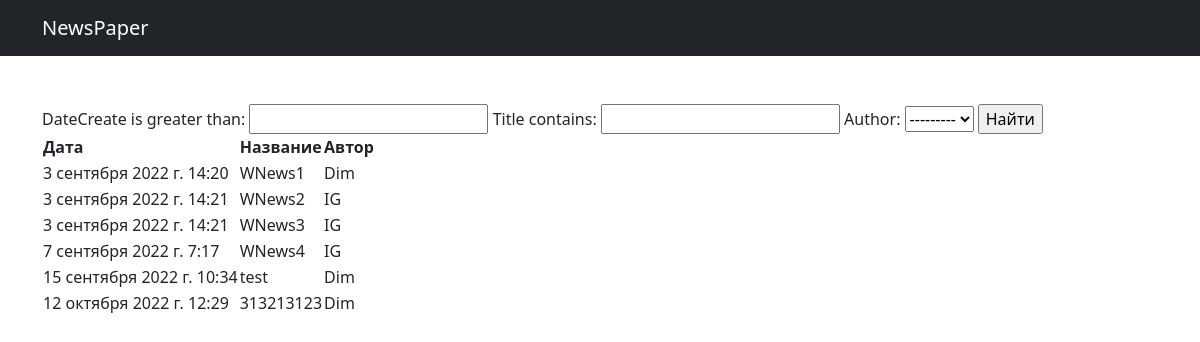
The app's page /news/search/ with its own data.
### news/models.py (models this page shows, shortened)
class Post(models.Model):
    author = models.ForeignKey(Author, on_delete=models.CASCADE)
    NEWS = 'NW'
    ARTICLE = 'AR'
    CATEGORY_CHOICES = (
        (NEWS, 'Новость'),
        (ARTICLE, 'Статья'),
    )
    category = models.CharField(max_length=2, choices=CATEGORY_CHOICES, default=ARTICLE)
    dateCreate = models.DateTimeField(auto_now_add=True)
    postCategory = models.ManyToManyField(Category, through='PostCategory')
    title = models.CharField(max_length=128)
    text = models.TextField()
    rating = models.SmallIntegerField(default=0)

class Author(models.Model):
    authorUser = models.OneToOneField(User, on_delete=models.CASCADE)
    ratingAuthor = models.SmallIntegerField(default=0)
    def __str__(self):
        return f'{self.authorUser.username}'

### news/views.py (the view)
# urls.py: path('search/', SearchView.as_view()),
class SearchView(ListView):
    model = Post
    template_name = 'post_search.html'
    context_object_name = 'post_search'
    def get_context_data(self, **kwargs):
        context = super().get_context_data(**kwargs)
        context['filter'] = PostFilters(self.request.GET, queryset=self.get_queryset())
        return context

### templates/post_search.html (shortened to what this page needs)
{% extends 'post_list.html' %}
{% block content %}
<form method="GET">
    {{ filter.form }}
    <input type="submit" value="Найти">
</form>
<table>
    <thead>
        <th>
            Дата
        </th>
        <th>
            Название
        </th>
        <th>
            Автор
        </th>
    </thead>
    {% for post in filter.qs %}
    <tr>
        <td>
            {{ post.dateCreate }}
        </td>
        <td>
            {{ post.title }}
        </td>
        <td>
            {{ post.author }}
        </td>
    </tr>
    {% endfor %}
</table>
{% endblock content %}

### records on screen
Post: dateCreate "3 сентября 2022 г. 14:20", title "WNews1", author "Dim"
Post: dateCreate "3 сентября 2022 г. 14:21", title "WNews2", author "IG"
Post: dateCreate "3 сентября 2022 г. 14:21", title "WNews3", author "IG"
Post: dateCreate "7 сентября 2022 г. 7:17", title "WNews4", author "IG"
Post: dateCreate "15 сентября 2022 г. 10:34", title "test", author "Dim"
Post: dateCreate "12 октября 2022 г. 12:29", title "313213123", author "Dim"
